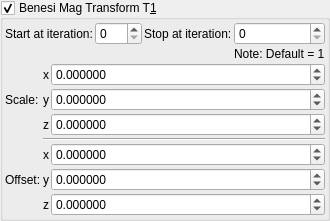
    <widget class="MyGroupBox" name="groupCheck_transf_benesi_T1_enabled_false">
     <property name="toolTip">
      <string/>
     </property>
     <property name="title">
      <string>Benesi Mag Transform T&amp;1</string>
     </property>
     <property name="checkable">
      <bool>true</bool>
     </property>
     <layout class="QVBoxLayout" name="verticalLayout_29" stretch="0,0">
      <property name="spacing">
       <number>2</number>
      </property>
      <property name="leftMargin">
       <number>2</number>
      </property>
      <property name="topMargin">
       <number>2</number>
      </property>
      <property name="rightMargin">
       <number>2</number>
      </property>
      <property name="bottomMargin">
       <number>2</number>
      </property>
      <item>
       <layout class="QGridLayout" name="gridLayout_62">
        <property name="spacing">
         <number>2</number>
        </property>
        <item row="1" column="1">
         <widget class="MySpinBox" name="spinboxInt_transf_start_iterations">
          <property name="sizePolicy">
           <sizepolicy hsizetype="Minimum" vsizetype="Maximum">
            <horstretch>0</horstretch>
            <verstretch>0</verstretch>
           </sizepolicy>
          </property>
          <property name="maximum">
           <number>999</number>
          </property>
         </widget>
        </item>
        <item row="1" column="0">
         <widget class="QLabel" name="label_246">
          <property name="text">
           <string>Start at iteration:</string>
          </property>
         </widget>
        </item>
        <item row="1" column="2">
         <widget class="QLabel" name="label_247">
          <property name="text">
           <string>Stop at iteration:</string>
          </property>
         </widget>
        </item>
        <item row="1" column="3">
         <widget class="MySpinBox" name="spinboxInt_transf_stop_iterationsT_1">
          <property name="sizePolicy">
           <sizepolicy hsizetype="Minimum" vsizetype="Maximum">
            <horstretch>0</horstretch>
            <verstretch>0</verstretch>
           </sizepolicy>
          </property>
          <property name="maximum">
           <number>999</number>
          </property>
         </widget>
        </item>
        <item row="2" column="3">
         <widget class="QLabel" name="label_140">
          <property name="text">
           <string>Note: Default = 1</string>
          </property>
         </widget>
        </item>
       </layout>
      </item>
      <item>
       <layout class="QGridLayout" name="gridLayout_63" columnstretch="0,0,1">
        <property name="spacing">
         <number>2</number>
        </property>
        <item row="6" column="1">
         <widget class="QLabel" name="label_125">
          <property name="sizePolicy">
           <sizepolicy hsizetype="Preferred" vsizetype="Preferred">
            <horstretch>0</horstretch>
            <verstretch>0</verstretch>
           </sizepolicy>
          </property>
          <property name="text">
           <string notr="true">z</string>
          </property>
          <property name="alignment">
           <set>Qt::AlignRight|Qt::AlignTrailing|Qt::AlignVCenter</set>
          </property>
         </widget>
        </item>
        <item row="5" column="2">
         <widget class="MyDoubleSpinBox" name="spinbox3_transf_offset_200_y">
          <property name="sizePolicy">
           <sizepolicy hsizetype="Minimum" vsizetype="Maximum">
            <horstretch>0</horstretch>
            <verstretch>0</verstretch>
           </sizepolicy>
          </property>
          <property name="prefix">
           <string/>
          </property>
          <property name="suffix">
           <string/>
          </property>
          <property name="decimals">
           <number>6</number>
          </property>
          <property name="minimum">
           <double>-99.989999999999995</double>
          </property>
          <property name="maximum">
           <double>99.989999999999995</double>
          </property>
          <property name="singleStep">
           <double>0.100000000000000</double>
          </property>
         </widget>
        </item>
        <item row="4" column="2">
         <widget class="MyDoubleSpinBox" name="spinbox3_transf_offset_200_x">
          <property name="sizePolicy">
           <sizepolicy hsizetype="Minimum" vsizetype="Maximum">
            <horstretch>0</horstretch>
            <verstretch>0</verstretch>
           </sizepolicy>
          </property>
          <property name="prefix">
           <string/>
          </property>
          <property name="suffix">
           <string/>
          </property>
          <property name="decimals">
           <number>6</number>
          </property>
          <property name="minimum">
           <double>-99.989999999999995</double>
          </property>
          <property name="maximum">
           <double>99.989999999999995</double>
          </property>
          <property name="singleStep">
           <double>0.100000000000000</double>
          </property>
         </widget>
        </item>
        <item row="5" column="0">
         <widget class="QLabel" name="label_259">
          <property name="text">
           <string>Offset:</string>
          </property>
         </widget>
        </item>
        <item row="4" column="1">
         <widget class="QLabel" name="label_118">
          <property name="sizePolicy">
           <sizepolicy hsizetype="Preferred" vsizetype="Preferred">
            <horstretch>0</horstretch>
            <verstretch>0</verstretch>
           </sizepolicy>
          </property>
          <property name="text">
           <string notr="true">x</string>
          </property>
          <property name="alignment">
           <set>Qt::AlignRight|Qt::AlignTrailing|Qt::AlignVCenter</set>
          </property>
         </widget>
        </item>
        <item row="5" column="1">
         <widget class="QLabel" name="label_119">
          <property name="sizePolicy">
           <sizepolicy hsizetype="Preferred" vsizetype="Preferred">
            <horstretch>0</horstretch>
            <verstretch>0</verstretch>
           </sizepolicy>
          </property>
          <property name="text">
           <string notr="true">y</string>
          </property>
          <property name="alignment">
           <set>Qt::AlignRight|Qt::AlignTrailing|Qt::AlignVCenter</set>
          </property>
         </widget>
        </item>
        <item row="1" column="0">
         <widget class="QLabel" name="label_258">
          <property name="text">
           <string>Scale:</string>
          </property>
         </widget>
        </item>
        <item row="0" column="1">
         <widget class="QLabel" name="label_126">
          <property name="sizePolicy">
           <sizepolicy hsizetype="Preferred" vsizetype="Preferred">
            <horstretch>0</horstretch>
            <verstretch>0</verstretch>
           </sizepolicy>
          </property>
          <property name="text">
           <string notr="true">x</string>
          </property>
          <property name="alignment">
           <set>Qt::AlignRight|Qt::AlignTrailing|Qt::AlignVCenter</set>
          </property>
         </widget>
        </item>
        <item row="1" column="1">
         <widget class="QLabel" name="label_127">
          <property name="sizePolicy">
           <sizepolicy hsizetype="Preferred" vsizetype="Preferred">
            <horstretch>0</horstretch>
            <verstretch>0</verstretch>
           </sizepolicy>
          </property>
          <property name="text">
           <string notr="true">y</string>
          </property>
          <property name="alignment">
           <set>Qt::AlignRight|Qt::AlignTrailing|Qt::AlignVCenter</set>
          </property>
         </widget>
        </item>
        <item row="2" column="1">
         <widget class="QLabel" name="label_128">
          <property name="sizePolicy">
           <sizepolicy hsizetype="Preferred" vsizetype="Preferred">
            <horstretch>0</horstretch>
            <verstretch>0</verstretch>
           </sizepolicy>
          </property>
          <property name="text">
           <string notr="true">z</string>
          </property>
          <property name="alignment">
           <set>Qt::AlignRight|Qt::AlignTrailing|Qt::AlignVCenter</set>
          </property>
         </widget>
        </item>
        <item row="0" column="2">
         <widget class="MyDoubleSpinBox" name="spinbox3_transf_scale3D_222_x">
          <property name="sizePolicy">
           <sizepolicy hsizetype="Minimum" vsizetype="Maximum">
            <horstretch>0</horstretch>
            <verstretch>0</verstretch>
           </sizepolicy>
          </property>
          <property name="prefix">
           <string/>
          </property>
          <property name="suffix">
           <string/>
          </property>
          <property name="decimals">
           <number>6</number>
          </property>
          <property name="minimum">
           <double>-99.989999999999995</double>
          </property>
          <property name="maximum">
           <double>99.989999999999995</double>
          </property>
          <property name="singleStep">
           <double>0.100000000000000</double>
          </property>
         </widget>
        </item>
        <item row="1" column="2">
         <widget class="MyDoubleSpinBox" name="spinbox3_transf_scale3D_222_y">
          <property name="sizePolicy">
           <sizepolicy hsizetype="Minimum" vsizetype="Maximum">
            <horstretch>0</horstretch>
            <verstretch>0</verstretch>
           </sizepolicy>
          </property>
          <property name="prefix">
           <string/>
          </property>
          <property name="suffix">
           <string/>
          </property>
          <property name="decimals">
           <number>6</number>
          </property>
          <property name="minimum">
           <double>-99.989999999999995</double>
          </property>
          <property name="maximum">
           <double>99.989999999999995</double>
          </property>
          <property name="singleStep">
           <double>0.100000000000000</double>
          </property>
         </widget>
        </item>
        <item row="6" column="2">
         <widget class="MyDoubleSpinBox" name="spinbox3_transf_offset_200_z">
          <property name="sizePolicy">
           <sizepolicy hsizetype="Minimum" vsizetype="Maximum">
            <horstretch>0</horstretch>
            <verstretch>0</verstretch>
           </sizepolicy>
          </property>
          <property name="prefix">
           <string/>
          </property>
          <property name="suffix">
           <string/>
          </property>
          <property name="decimals">
           <number>6</number>
          </property>
          <property name="minimum">
           <double>-99.989999999999995</double>
          </property>
          <property name="maximum">
           <double>99.989999999999995</double>
          </property>
          <property name="singleStep">
           <double>0.100000000000000</double>
          </property>
         </widget>
        </item>
        <item row="2" column="2">
         <widget class="MyDoubleSpinBox" name="spinbox3_transf_scale3D_222_z">
          <property name="sizePolicy">
           <sizepolicy hsizetype="Minimum" vsizetype="Maximum">
            <horstretch>0</horstretch>
            <verstretch>0</verstretch>
           </sizepolicy>
          </property>
          <property name="prefix">
           <string/>
          </property>
          <property name="suffix">
           <string/>
          </property>
          <property name="decimals">
           <number>6</number>
          </property>
          <property name="minimum">
           <double>-99.989999999999995</double>
          </property>
          <property name="maximum">
           <double>99.989999999999995</double>
          </property>
          <property name="singleStep">
           <double>0.100000000000000</double>
          </property>
         </widget>
        </item>
        <item row="3" column="1" colspan="2">
         <widget class="Line" name="line_53">
          <property name="orientation">
           <enum>Qt::Horizontal</enum>
          </property>
         </widget>
        </item>
       </layout>
      </item>
     </layout>
    </widget>
